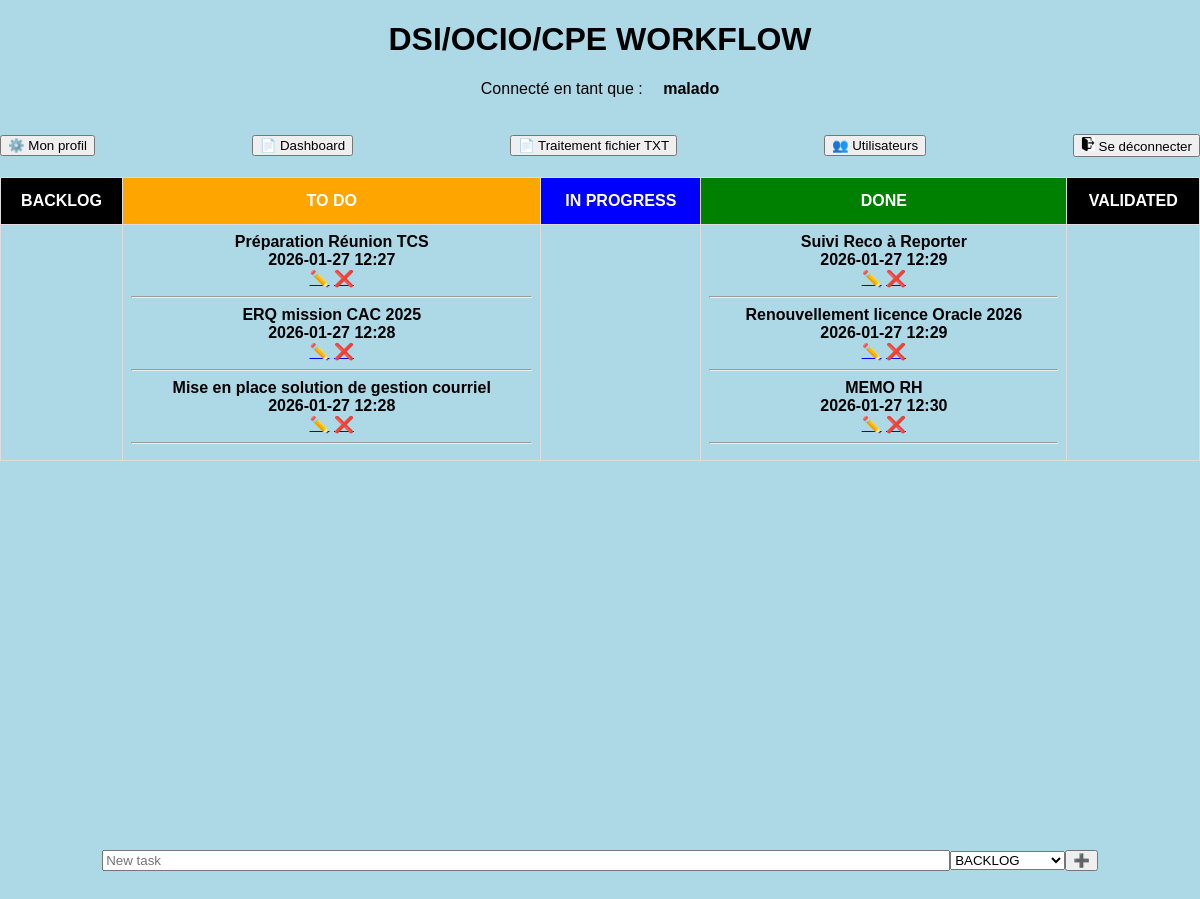
Screenshot of / (signed in) with the database file from the repository.
### app.py (models this page shows, shortened)
class User(db.Model, UserMixin):
    __tablename__ = 'users'
    id = db.Column(db.Integer, primary_key=True)
    username = db.Column(db.String(100), unique=True, nullable=False)
    password_hash = db.Column(db.String(200), nullable=False)
    is_admin = db.Column(db.Boolean, default=False)
    tasks = db.relationship(
        'Todo',
        backref='user',
        lazy=True,
        cascade="all, delete-orphan"
    )

class Todo(db.Model):
    __tablename__ = 'todo'
    id = db.Column(db.Integer, primary_key=True)
    content = db.Column(db.String(200), nullable=False)
    status = db.Column(db.String(20), nullable=False, default='BACKLOG')
    date_created = db.Column(db.DateTime, default=datetime.utcnow)
    user_id = db.Column(db.Integer, db.ForeignKey('users.id'), nullable=False)

### app.py (the view)
@app.route('/', methods=['GET', 'POST'])
@login_required
def index():
    if request.method == 'POST':
        new_task = Todo(
            content=request.form['content'],
            user_id=current_user.id
        )
        try:
            db.session.add(new_task)
            db.session.commit()
            return redirect('/')
        except:
            return 'There was an issue adding your task'
    else:
        tasks = Todo.query.filter_by(user_id=current_user.id).order_by(Todo.date_created).all()
        return render_template('index.html', tasks=tasks)

### app.py (called while the page is built)
@login_manager.user_loader
def load_user(user_id):
    return User.query.get(int(user_id))

### templates/index.html (shortened to what this page needs)
{% extends 'base.html' %}
{% block head %}
  <h1 style="text-align: center;"> DSI/OCIO/CPE WORKFLOW</h1>
  <div class="conteneur">
    Connecté en tant que : &emsp; <strong>{{ current_user.username }}</strong>
  </div>
  <br><br>
  <div style="display:flex; justify-content: space-between; align-items:center; margin-bottom:20px;">
      <div>
            <a href="{{ url_for('update_user', id=current_user.id) }}">
                <button type="button">⚙️ Mon profil</button>
            </a>
      </div>
      <div>
        <a href="{{ url_for('dashboard') }}">
            <button style="margin-left:10px;">
                📄 Dashboard
            </button>
        </a>
      </div>
      <div>
        <a href="{{ url_for('traitement') }}">
            <button style="margin-left:10px;">
                📄 Traitement fichier TXT
            </button>
        </a>
      </div>
      <div>
          {% if current_user.is_admin %}
            <a href="{{ url_for('users') }}">
                <button type="button">👥 Utilisateurs</button>
            </a>
          {% endif %}
      </div>
      <div>
        <a href="{{ url_for('logout') }}" title="Se déconnecter">
          <button>
            <img src="{{ url_for('static', filename='images/logout.png') }}"
                 alt="Logout"
                 style="width:14px; height:14px;">
                 Se déconnecter
          </button>
        </a>
      </div>
  </div>
{% endblock %}
{% block body %}
  <div class="content">
    {% if tasks | length < 1 %}
    <h4 style="text-align: center;"> There are no tasks. Create one below ! </h4>
    {% else %}
    <table class="center-table">
        <tr>
            <th style="color: white; background-color: black;">BACKLOG</th>
            <th style="color: white; background-color: orange;">TO DO</th>
            <th style="color: white; background-color: blue;">IN PROGRESS</th>
            <th style="color: white; background-color: green;">DONE</th>
            <th style="color: white; background-color: black;">VALIDATED</th>
        </tr>
        <tr>
          {% for column in ['BACKLOG','TODO','IN_PROGRESS','DONE','VALIDATED'] %}
            <td>
              {% for task in tasks if task.status == column %}
                <div class="task-card">
                  <b>{{ task.content }}</b><br>
                  <b>{{ task.date_created.strftime('%Y-%m-%d %H:%M') }}</b><br>
                  <a href="/update/{{task.id}}">✏️</a>
                  <a href="/delete/{{task.id}}">❌</a>
                </div>
                <hr>
              {% endfor %}
            </td>
          {% endfor %}
        </tr>
      </table>
      {% endif %}
      <form method="POST" action="/" class="form">
      <input type="text" name="content" id="content" placeholder="New task" required>
      <select name="status" required>
        <option value="BACKLOG">BACKLOG</option>
      </select>
      <button type="submit">➕</button>
      </form>
  </div>
{% endblock %}

### static/css/main.css (style rules this page uses)
body, html { margin: 0; font-family: sans-serif; background-color: lightblue; }
.content { margin-left: auto; margin-right: auto; width: 100%; border-collapse: collapse; }
table, td, th { border: 1px solid #aaa; }
table { border-collapse: collapse; width: 100%; }
th { height: 30px; }
td { text-align: center; padding: 5px; }
.form { display: flex; justify-content: center; align-items: center; min-height: 100vh; }
#content { width: 70%; }
.center-table { margin-left: auto; margin-right: auto; width: 100%; border-collapse: collapse; }
.center-table th, .center-table td { text-align: center; padding: 8px; border: 1px solid #ddd; }
.conteneur { display: flex; justify-content: center; }

### rows the page displays
User: username "malado"
Todo: content "Préparation Réunion TCS", date_created "2026-01-27 12:27"
Todo: content "ERQ mission CAC 2025", date_created "2026-01-27 12:28"
Todo: content "Mise en place solution de gestion courriel", date_created "2026-01-27 12:28"
Todo: content "Suivi Reco à Reporter", date_created "2026-01-27 12:29"
Todo: content "Renouvellement licence Oracle 2026", date_created "2026-01-27 12:29"
Todo: content "MEMO RH", date_created "2026-01-27 12:30"
